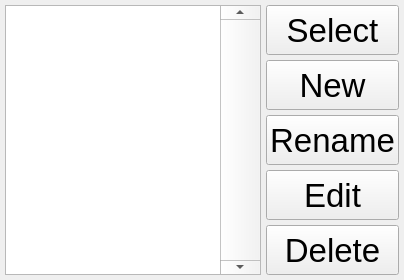
              <widget class="QWidget" name="calibrationsListPage">
               <layout class="QHBoxLayout" name="horizontalLayout_25">
                <property name="spacing">
                 <number>5</number>
                </property>
                <property name="leftMargin">
                 <number>5</number>
                </property>
                <property name="topMargin">
                 <number>5</number>
                </property>
                <property name="rightMargin">
                 <number>5</number>
                </property>
                <property name="bottomMargin">
                 <number>5</number>
                </property>
                <item>
                 <layout class="QHBoxLayout" name="horizontalLayout_24">
                  <item>
                   <widget class="QListWidget" name="calibrationsListWidget">
                    <property name="palette">
                     <palette>
                      <active>
                       <colorrole role="Highlight">
                        <brush brushstyle="SolidPattern">
                         <color alpha="255">
                          <red>0</red>
                          <green>0</green>
                          <blue>0</blue>
                         </color>
                        </brush>
                       </colorrole>
                      </active>
                      <inactive>
                       <colorrole role="Highlight">
                        <brush brushstyle="SolidPattern">
                         <color alpha="255">
                          <red>0</red>
                          <green>0</green>
                          <blue>0</blue>
                         </color>
                        </brush>
                       </colorrole>
                      </inactive>
                      <disabled>
                       <colorrole role="Highlight">
                        <brush brushstyle="SolidPattern">
                         <color alpha="255">
                          <red>145</red>
                          <green>141</green>
                          <blue>126</blue>
                         </color>
                        </brush>
                       </colorrole>
                      </disabled>
                     </palette>
                    </property>
                    <property name="font">
                     <font>
                      <pointsize>25</pointsize>
                     </font>
                    </property>
                    <property name="focusPolicy">
                     <enum>Qt::NoFocus</enum>
                    </property>
                    <property name="styleSheet">
                     <string notr="true">QScrollBar:vertical {width: 40;}</string>
                    </property>
                    <property name="verticalScrollBarPolicy">
                     <enum>Qt::ScrollBarAlwaysOn</enum>
                    </property>
                    <property name="spacing">
                     <number>6</number>
                    </property>
                    <property name="gridSize">
                     <size>
                      <width>0</width>
                      <height>50</height>
                     </size>
                    </property>
                    <property name="modelColumn">
                     <number>0</number>
                    </property>
                   </widget>
                  </item>
                  <item>
                   <layout class="QVBoxLayout" name="verticalLayout_22">
                    <item>
                     <widget class="QPushButton" name="selectCalibrationButton">
                      <property name="minimumSize">
                       <size>
                        <width>0</width>
                        <height>50</height>
                       </size>
                      </property>
                      <property name="font">
                       <font>
                        <pointsize>25</pointsize>
                       </font>
                      </property>
                      <property name="focusPolicy">
                       <enum>Qt::StrongFocus</enum>
                      </property>
                      <property name="text">
                       <string>Select</string>
                      </property>
                     </widget>
                    </item>
                    <item>
                     <widget class="QPushButton" name="newCalibrationButton">
                      <property name="minimumSize">
                       <size>
                        <width>0</width>
                        <height>50</height>
                       </size>
                      </property>
                      <property name="font">
                       <font>
                        <pointsize>25</pointsize>
                       </font>
                      </property>
                      <property name="focusPolicy">
                       <enum>Qt::NoFocus</enum>
                      </property>
                      <property name="text">
                       <string>New</string>
                      </property>
                     </widget>
                    </item>
                    <item>
                     <widget class="QPushButton" name="renameCalibrationButton">
                      <property name="minimumSize">
                       <size>
                        <width>0</width>
                        <height>50</height>
                       </size>
                      </property>
                      <property name="font">
                       <font>
                        <pointsize>25</pointsize>
                       </font>
                      </property>
                      <property name="focusPolicy">
                       <enum>Qt::NoFocus</enum>
                      </property>
                      <property name="text">
                       <string>Rename</string>
                      </property>
                     </widget>
                    </item>
                    <item>
                     <widget class="QPushButton" name="recalibrationButton">
                      <property name="minimumSize">
                       <size>
                        <width>0</width>
                        <height>50</height>
                       </size>
                      </property>
                      <property name="font">
                       <font>
                        <pointsize>25</pointsize>
                       </font>
                      </property>
                      <property name="focusPolicy">
                       <enum>Qt::NoFocus</enum>
                      </property>
                      <property name="text">
                       <string>Edit</string>
                      </property>
                     </widget>
                    </item>
                    <item>
                     <widget class="QPushButton" name="deleteCalibrationButton">
                      <property name="minimumSize">
                       <size>
                        <width>0</width>
                        <height>50</height>
                       </size>
                      </property>
                      <property name="font">
                       <font>
                        <pointsize>25</pointsize>
                       </font>
                      </property>
                      <property name="focusPolicy">
                       <enum>Qt::NoFocus</enum>
                      </property>
                      <property name="text">
                       <string>Delete</string>
                      </property>
                     </widget>
                    </item>
                   </layout>
                  </item>
                 </layout>
                </item>
               </layout>
              </widget>
